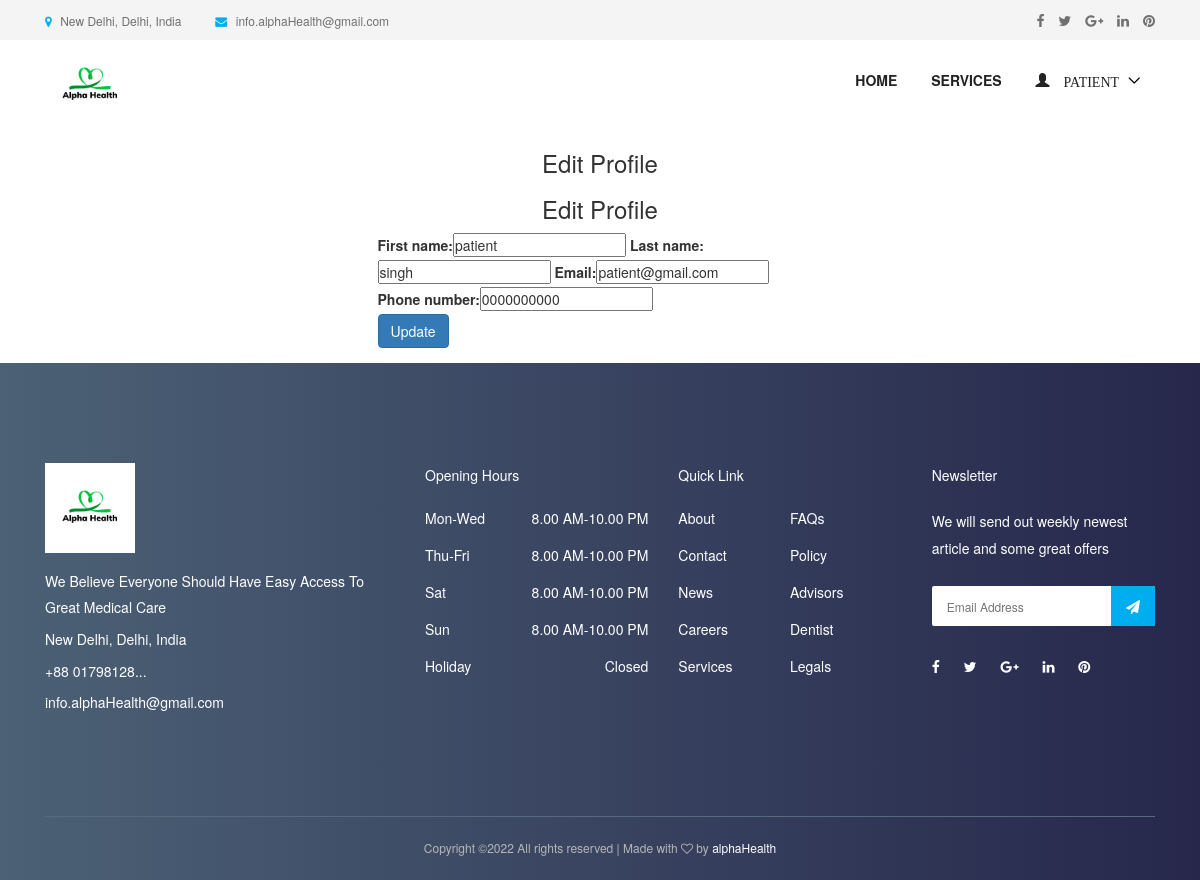
The page /patient/profile/update/ (signed in) on the database its author committed.
### accounts/models.py (models this page shows, shortened)
class User(AbstractUser):
    username = None
    role = models.CharField(max_length=12, error_messages={
        'required': "Role must be provided"
    })
    gender = models.CharField(max_length=10, blank=True, null=True, default="")
    email = models.EmailField(unique=True, blank=False,
                              error_messages={
                                  'unique': "A user with that email already exists.",
                              })
    phone_number = models.CharField(unique=True, blank=True, null=True, max_length=20,
                                    error_messages={
                                        'unique': "A user with that phone number already exists."
                                    })
    USERNAME_FIELD = "email"
    REQUIRED_FIELDS = []
    objects = UserManager()

### appointment/views.py (the view)
# urls.py: path('patient/profile/update/', EditPatientProfileView.as_view(), name='patient-profile-update'),
class EditPatientProfileView(UpdateView):
    model = User
    form_class = PatientProfileUpdateForm
    context_object_name = 'patient'
    template_name = 'accounts/patient/edit-profile.html'
    success_url = reverse_lazy('accounts:patient-profile-update')
    @method_decorator(login_required(login_url=reverse_lazy('accounts:login')))
    @method_decorator(user_is_patient)
    def dispatch(self, request, *args, **kwargs):
        return super().dispatch(self.request, *args, **kwargs)
    def get(self, request, *args, **kwargs):
        try:
            self.object = self.get_object()
        except Http404:
            raise Http404("User doesn't exists")
        return self.render_to_response(self.get_context_data())
    def get_object(self, queryset=None):
        obj = self.request.user
        print(obj)
        if obj is None:
            raise Http404("Patient doesn't exists")
        return obj

### accounts/forms.py
class PatientProfileUpdateForm(forms.ModelForm):
    def __init__(self, *args, **kwargs):
        super(PatientProfileUpdateForm, self).__init__(*args, **kwargs)
        self.fields['first_name'].widget.attrs.update(
            {
                'placeholder': 'Enter First Name',
            }
        )
        self.fields['last_name'].widget.attrs.update(
            {
                'placeholder': 'Enter Last Name',
            }
        )
        self.fields['email'].widget.attrs.update(
            {
                'placeholder': 'Email',
            }
        )
        self.fields['phone_number'].widget.attrs.update(
            {
                'placeholder': 'Phone Number',
            }
        )
    class Meta:
        model = User
        fields = ["first_name", "last_name", "email", "phone_number"]

### templates/accounts/patient/edit-profile.html (shortened to what this page needs)
{% extends 'base.html' %}
{% load bootstrap %}
{% block content %}
<div class="container">
<div class="row justify-content-center">
                <div class="col-lg-5 mb-5 mb-lg-0">
                    <center> <h3>Edit Profile </h3></center>
                    <center> <h3>Edit Profile </h3></center>
                    <form action="" method="POST">{% csrf_token %}
                           {{ form|bootstrap }}
                        <div class="row form-group">
                            <div class="col-md-12">
                                <input type="submit" value="Update" class="btn btn-primary btn-md text-white">
                            </div>
                        </div>
                    </form>
                </div>
            </div>
        </div>
{% endblock %}

### templates/nav.html (shortened to what this page needs)
{% load static %}
<header class="header-area">
    <div class="top-header-area">
        <div class="container h-100">
            <div class="row h-100 align-items-center">
                <div class="col-6 col-md-9 col-lg-8">
                    <div class="top-header-content">
                        <a href="#" data-toggle="tooltip" data-placement="bottom" title="New Delhi, Delhi, India"><i
                                class="fa fa-map-marker"></i> <span>New Delhi, Delhi, India</span></a>
                        <a href="#" data-toggle="tooltip" data-placement="bottom" title="info.alphaHealth@gmail.com"><i
                                class="fa fa-envelope"></i> <span>info.alphaHealth@gmail.com</span></a>
                    </div>
                </div>
                <div class="col-6 col-md-3 col-lg-4">
                    <div class="top-header-social-info text-right">
                        <a href="#" data-toggle="tooltip" data-placement="bottom" title="Facebook"><i
                                class="fa fa-facebook"></i></a>
                        <a href="#" data-toggle="tooltip" data-placement="bottom" title="Twitter"><i
                                class="fa fa-twitter"></i></a>
                        <a href="#" data-toggle="tooltip" data-placement="bottom" title="Google Plus"><i
                                class="fa fa-google-plus"></i></a>
                        <a href="#" data-toggle="tooltip" data-placement="bottom" title="Linkedin"><i
                                class="fa fa-linkedin"></i></a>
                        <a href="#" data-toggle="tooltip" data-placement="bottom" title="Pinterest"><i
                                class="fa fa-pinterest"></i></a>
                    </div>
                </div>
            </div>
        </div>
    </div>
    <div class="main-header-area">
        <div class="classy-nav-container breakpoint-off">
            <div class="container">
                <nav class="classy-navbar justify-content-between" id="dentoNav">
                    <a class="nav-brand" href="{% url 'appointment:home' %}"><img class="bgig" width="90" height="60" src="{% static 'img/logo3.png' %}" alt="">
                    </a>
                    <div class="classy-menu">
                        <div class="classynav">
                            <ul id="nav">
                                <li><a href="{% url 'appointment:home' %}">Home</a></li>
                                <li><a href="{% url 'appointment:service' %}">Services</a></li>
                                {% if request.user.is_authenticated and request.user.role == 'doctor' %}
                                    <li>
                                        <a href="">
                                            <span class="glyphicon glyphicon-user">
                                                    {{ request.user.first_name }}
                                            </span>
                                        </a>
                                        <ul class="dropdown">
                                            <li><a href="{% url 'accounts:doctor-profile-update'  %}"> EDIT PROFILE</a></li>
                                            <li><a href="{% url 'appointment:patient-list' %}"> PATIENTS</a></li>
                                            <li><a href="{% url 'appointment:doctor-appointment' %}">  APPOINTMENTS</a></li>
                                            <li><a href="{% url 'appointment:doctor-appointment-create' %}"> CREATE APPOINTMENT</a></li>
                                            <li><a href="{% url 'accounts:logout' %}"> LOGOUT</a></li>
                                        </ul>
                                    </li>
                             {% elif request.user.is_authenticated and request.user.role == 'patient' %}
                                    <li>
                                        <a href="">
                                            <span class="glyphicon glyphicon-user">
                                                    {{ request.user.first_name }}
                                            </span>
                                        </a>
                                    </li>
                                {% endif %}
                            </ul>
                        </div>
                    </div>
                </nav>
            </div>
        </div>
    </div>
</header>

### static/style.css (style rules this page uses)
* { margin: 0; padding: 0; }
body { font-family: "Montserrat", sans-serif; font-weight: 400; font-size: 14px; }
h1, h2, h3, h4, h5, h6 { font-family: "Montserrat", sans-serif; color: #333333; line-height: 1.4; font-weight: 600; }
a, a:active, a:focus, a:hover { color: #333333; text-decoration: none; -webkit-transition-duration: 500ms; -o-transition-duration: 500ms; transition-duration: 500ms; outline: none; }
li { list-style: none; }
img { max-width: 100%; height: auto; }
ul { margin: 0; padding: 0; }
ul li { margin: 0; padding: 0; }
.header-area { position: relative; z-index: 599; width: 100%; -webkit-transition-duration: 500ms; -o-transition-duration: 500ms; transition-duration: 500ms; }
.top-header-area { position: relative; z-index: 1; height: 40px; background-color: #f4f4f4; }
.top-header-area .top-header-content a { display: inline-block; font-size: 12px; color: #707070; }
.top-header-area .top-header-content a i { color: #00aeef; margin-right: 5px; }
.top-header-area .top-header-content a:last-child { margin-left: 30px; }
.top-header-area .top-header-social-info a { color: #707070; display: inline-block; font-size: 14px; margin-left: 10px; }
.classy-nav-container { background-color: transparent; }
.classy-nav-container .classy-navbar { height: 90px; padding: 0; }
.classy-nav-container .classy-navbar .classynav ul li a { padding: 0 15px; font-weight: 600; font-size: 14px; text-transform: uppercase; }

### static/css/default-assets/classy-nav.css (style rules this page uses)
body { font-family: "Roboto", sans-serif; }
ul { margin: 0; }
ul li { list-style: none; }
img { height: auto; max-width: 100%; }
.classy-nav-container { position: relative; z-index: 100; background-color: #ffffff; }
.classy-nav-container * { box-sizing: border-box; }
.classy-nav-container a { -webkit-transition-duration: 500ms; transition-duration: 500ms; text-decoration: none; outline: none; font-size: 14px; font-weight: 400; color: #232323; display: inline-block; }
.justify-content-between { -webkit-box-pack: justify; -ms-flex-pack: justify; justify-content: space-between; }
.justify-content-center { -webkit-box-pack: center; -ms-flex-pack: center; justify-content: center; }
.classy-navbar { width: 100%; height: 70px; padding: 0.5em 2em; display: -webkit-box; display: -ms-flexbox; display: flex; -webkit-box-align: center; -ms-flex-align: center; -ms-grid-row-align: center; align-items: center; }
.classy-navbar .nav-brand { font-size: 26px; font-weight: 500; color: #565656; display: inline-block; margin-right: 30px; }
.classynav ul li { display: inline-block; clear: both; position: inherit; z-index: 10; }
.classynav ul li.cn-dropdown-item { position: relative; z-index: 10; }
.classynav ul li a { padding: 0 12px; display: block; height: 35px; font-size: 14px; line-height: 34px; }
.classynav ul li.megamenu-item>a:after, .classynav ul li.has-down>a:after { font-family: 'classyfonts'; content: "\e900"; font-size: 12px; color: #000000; padding-left: 5px; -webkit-transition-duration: 500ms; transition-duration: 500ms; }
.breakpoint-off .classynav { display: -webkit-box; display: -ms-flexbox; display: flex; -webkit-box-align: center; -ms-flex-align: center; -ms-grid-row-align: center; align-items: center; }

### rows shown on the page
User: user.first_name "PATIENT", first_name "patient", last_name "singh", email "patient@gmail.com", phone_number "0000000000"
